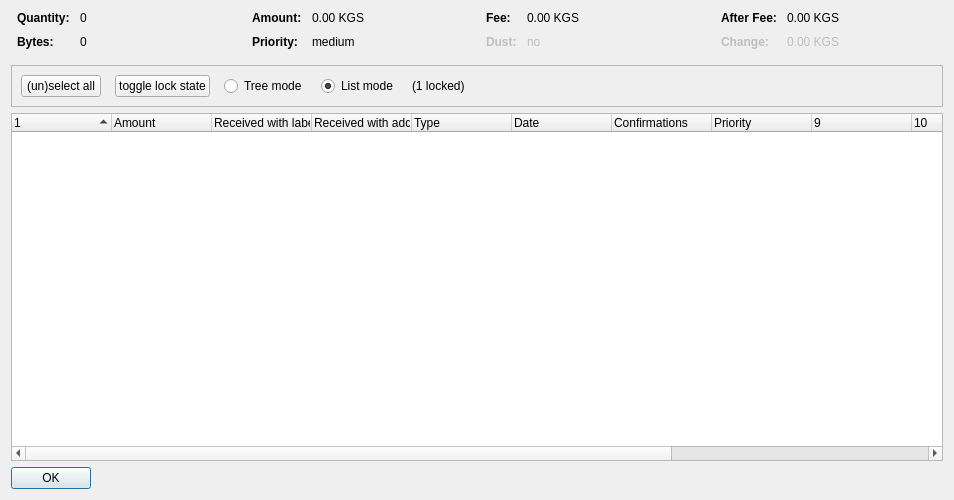
<?xml version="1.0" encoding="UTF-8"?>
<ui version="4.0">
 <class>CoinControlDialog</class>
 <widget class="QDialog" name="CoinControlDialog">
  <property name="geometry">
   <rect>
    <x>0</x>
    <y>0</y>
    <width>954</width>
    <height>500</height>
   </rect>
  </property>
  <property name="windowTitle">
   <string>Coin Selection</string>
  </property>
  <layout class="QVBoxLayout" name="verticalLayout">
   <item>
    <layout class="QHBoxLayout" name="horizontalLayoutTop" stretch="0,0,0,0">
     <property name="topMargin">
      <number>0</number>
     </property>
     <property name="bottomMargin">
      <number>10</number>
     </property>
     <item>
      <layout class="QFormLayout" name="formLayoutCoinControl1">
       <property name="horizontalSpacing">
        <number>10</number>
       </property>
       <property name="verticalSpacing">
        <number>10</number>
       </property>
       <property name="leftMargin">
        <number>6</number>
       </property>
       <property name="rightMargin">
        <number>6</number>
       </property>
       <item row="0" column="0">
        <widget class="QLabel" name="labelCoinControlQuantityText">
         <property name="font">
          <font>
           <weight>75</weight>
           <bold>true</bold>
          </font>
         </property>
         <property name="text">
          <string>Quantity:</string>
         </property>
        </widget>
       </item>
       <item row="0" column="1">
        <widget class="QLabel" name="labelCoinControlQuantity">
         <property name="cursor">
          <cursorShape>IBeamCursor</cursorShape>
         </property>
         <property name="contextMenuPolicy">
          <enum>Qt::ActionsContextMenu</enum>
         </property>
         <property name="text">
          <string notr="true">0</string>
         </property>
         <property name="textInteractionFlags">
          <set>Qt::LinksAccessibleByMouse|Qt::TextSelectableByKeyboard|Qt::TextSelectableByMouse</set>
         </property>
        </widget>
       </item>
       <item row="1" column="0">
        <widget class="QLabel" name="labelCoinControlBytesText">
         <property name="font">
          <font>
           <weight>75</weight>
           <bold>true</bold>
          </font>
         </property>
         <property name="text">
          <string>Bytes:</string>
         </property>
        </widget>
       </item>
       <item row="1" column="1">
        <widget class="QLabel" name="labelCoinControlBytes">
         <property name="cursor">
          <cursorShape>IBeamCursor</cursorShape>
         </property>
         <property name="contextMenuPolicy">
          <enum>Qt::ActionsContextMenu</enum>
         </property>
         <property name="text">
          <string notr="true">0</string>
         </property>
         <property name="textInteractionFlags">
          <set>Qt::LinksAccessibleByMouse|Qt::TextSelectableByKeyboard|Qt::TextSelectableByMouse</set>
         </property>
        </widget>
       </item>
      </layout>
     </item>
     <item>
      <layout class="QFormLayout" name="formLayoutCoinControl2">
       <property name="horizontalSpacing">
        <number>10</number>
       </property>
       <property name="verticalSpacing">
        <number>10</number>
       </property>
       <property name="leftMargin">
        <number>6</number>
       </property>
       <property name="rightMargin">
        <number>6</number>
       </property>
       <item row="0" column="0">
        <widget class="QLabel" name="labelCoinControlAmountText">
         <property name="font">
          <font>
           <weight>75</weight>
           <bold>true</bold>
          </font>
         </property>
         <property name="text">
          <string>Amount:</string>
         </property>
        </widget>
       </item>
       <item row="0" column="1">
        <widget class="QLabel" name="labelCoinControlAmount">
         <property name="cursor">
          <cursorShape>IBeamCursor</cursorShape>
         </property>
         <property name="contextMenuPolicy">
          <enum>Qt::ActionsContextMenu</enum>
         </property>
         <property name="text">
          <string notr="true">0.00 KGS</string>
         </property>
         <property name="textInteractionFlags">
          <set>Qt::LinksAccessibleByMouse|Qt::TextSelectableByKeyboard|Qt::TextSelectableByMouse</set>
         </property>
        </widget>
       </item>
       <item row="1" column="0">
        <widget class="QLabel" name="labelCoinControlPriorityText">
         <property name="font">
          <font>
           <weight>75</weight>
           <bold>true</bold>
          </font>
         </property>
         <property name="text">
          <string>Priority:</string>
         </property>
        </widget>
       </item>
       <item row="1" column="1">
        <widget class="QLabel" name="labelCoinControlPriority">
         <property name="cursor">
          <cursorShape>IBeamCursor</cursorShape>
         </property>
         <property name="contextMenuPolicy">
          <enum>Qt::ActionsContextMenu</enum>
         </property>
         <property name="text">
          <string>medium</string>
         </property>
         <property name="textInteractionFlags">
          <set>Qt::LinksAccessibleByMouse|Qt::TextSelectableByKeyboard|Qt::TextSelectableByMouse</set>
         </property>
        </widget>
       </item>
      </layout>
     </item>
     <item>
      <layout class="QFormLayout" name="formLayoutCoinControl3">
       <property name="horizontalSpacing">
        <number>10</number>
       </property>
       <property name="verticalSpacing">
        <number>10</number>
       </property>
       <property name="leftMargin">
        <number>6</number>
       </property>
       <property name="rightMargin">
        <number>6</number>
       </property>
       <item row="0" column="0">
        <widget class="QLabel" name="labelCoinControlFeeText">
         <property name="font">
          <font>
           <weight>75</weight>
           <bold>true</bold>
          </font>
         </property>
         <property name="text">
          <string>Fee:</string>
         </property>
        </widget>
       </item>
       <item row="0" column="1">
        <widget class="QLabel" name="labelCoinControlFee">
         <property name="cursor">
          <cursorShape>IBeamCursor</cursorShape>
         </property>
         <property name="contextMenuPolicy">
          <enum>Qt::ActionsContextMenu</enum>
         </property>
         <property name="text">
          <string notr="true">0.00 KGS</string>
         </property>
         <property name="textInteractionFlags">
          <set>Qt::LinksAccessibleByMouse|Qt::TextSelectableByKeyboard|Qt::TextSelectableByMouse</set>
         </property>
        </widget>
       </item>
       <item row="1" column="0">
        <widget class="QLabel" name="labelCoinControlLowOutputText">
         <property name="enabled">
          <bool>false</bool>
         </property>
         <property name="font">
          <font>
           <weight>75</weight>
           <bold>true</bold>
          </font>
         </property>
         <property name="text">
          <string>Dust:</string>
         </property>
        </widget>
       </item>
       <item row="1" column="1">
        <widget class="QLabel" name="labelCoinControlLowOutput">
         <property name="enabled">
          <bool>false</bool>
         </property>
         <property name="cursor">
          <cursorShape>IBeamCursor</cursorShape>
         </property>
         <property name="contextMenuPolicy">
          <enum>Qt::ActionsContextMenu</enum>
         </property>
         <property name="text">
          <string>no</string>
         </property>
         <property name="textInteractionFlags">
          <set>Qt::LinksAccessibleByMouse|Qt::TextSelectableByKeyboard|Qt::TextSelectableByMouse</set>
         </property>
        </widget>
       </item>
      </layout>
     </item>
     <item>
      <layout class="QFormLayout" name="formLayoutCoinControl4">
       <property name="horizontalSpacing">
        <number>10</number>
       </property>
       <property name="verticalSpacing">
        <number>10</number>
       </property>
       <property name="leftMargin">
        <number>6</number>
       </property>
       <property name="rightMargin">
        <number>6</number>
       </property>
       <item row="0" column="0">
        <widget class="QLabel" name="labelCoinControlAfterFeeText">
         <property name="font">
          <font>
           <weight>75</weight>
           <bold>true</bold>
          </font>
         </property>
         <property name="text">
          <string>After Fee:</string>
         </property>
        </widget>
       </item>
       <item row="0" column="1">
        <widget class="QLabel" name="labelCoinControlAfterFee">
         <property name="cursor">
          <cursorShape>IBeamCursor</cursorShape>
         </property>
         <property name="contextMenuPolicy">
          <enum>Qt::ActionsContextMenu</enum>
         </property>
         <property name="text">
          <string notr="true">0.00 KGS</string>
         </property>
         <property name="textInteractionFlags">
          <set>Qt::LinksAccessibleByMouse|Qt::TextSelectableByKeyboard|Qt::TextSelectableByMouse</set>
         </property>
        </widget>
       </item>
       <item row="1" column="0">
        <widget class="QLabel" name="labelCoinControlChangeText">
         <property name="enabled">
          <bool>false</bool>
         </property>
         <property name="font">
          <font>
           <weight>75</weight>
           <bold>true</bold>
          </font>
         </property>
         <property name="text">
          <string>Change:</string>
         </property>
        </widget>
       </item>
       <item row="1" column="1">
        <widget class="QLabel" name="labelCoinControlChange">
         <property name="enabled">
          <bool>false</bool>
         </property>
         <property name="cursor">
          <cursorShape>IBeamCursor</cursorShape>
         </property>
         <property name="contextMenuPolicy">
          <enum>Qt::ActionsContextMenu</enum>
         </property>
         <property name="text">
          <string notr="true">0.00 KGS</string>
         </property>
         <property name="textInteractionFlags">
          <set>Qt::LinksAccessibleByMouse|Qt::TextSelectableByKeyboard|Qt::TextSelectableByMouse</set>
         </property>
        </widget>
       </item>
      </layout>
     </item>
    </layout>
   </item>
   <item>
    <widget class="QFrame" name="frame">
     <property name="minimumSize">
      <size>
       <width>0</width>
       <height>40</height>
      </size>
     </property>
     <property name="frameShape">
      <enum>QFrame::StyledPanel</enum>
     </property>
     <property name="frameShadow">
      <enum>QFrame::Sunken</enum>
     </property>
     <layout class="QHBoxLayout" name="horizontalLayout">
      <item>
       <layout class="QHBoxLayout" name="horizontalLayoutPanel" stretch="0,0,0,0,0,0">
        <property name="spacing">
         <number>14</number>
        </property>
        <item>
         <widget class="QPushButton" name="pushButtonSelectAll">
          <property name="sizePolicy">
           <sizepolicy hsizetype="Maximum" vsizetype="Fixed">
            <horstretch>0</horstretch>
            <verstretch>0</verstretch>
           </sizepolicy>
          </property>
          <property name="text">
           <string>(un)select all</string>
          </property>
          <property name="autoDefault">
           <bool>false</bool>
          </property>
         </widget>
        </item>
        <item>
         <widget class="QPushButton" name="pushButtonToggleLock">
          <property name="sizePolicy">
           <sizepolicy hsizetype="Maximum" vsizetype="Fixed">
            <horstretch>0</horstretch>
            <verstretch>0</verstretch>
           </sizepolicy>
          </property>
          <property name="text">
           <string>toggle lock state</string>
          </property>
          <property name="autoDefault">
           <bool>false</bool>
          </property>
         </widget>
        </item>
        <item>
         <widget class="QRadioButton" name="radioTreeMode">
          <property name="sizePolicy">
           <sizepolicy hsizetype="Maximum" vsizetype="Fixed">
            <horstretch>0</horstretch>
            <verstretch>0</verstretch>
           </sizepolicy>
          </property>
          <property name="text">
           <string>Tree mode</string>
          </property>
         </widget>
        </item>
        <item>
         <widget class="QRadioButton" name="radioListMode">
          <property name="sizePolicy">
           <sizepolicy hsizetype="Maximum" vsizetype="Fixed">
            <horstretch>0</horstretch>
            <verstretch>0</verstretch>
           </sizepolicy>
          </property>
          <property name="text">
           <string>List mode</string>
          </property>
          <property name="checked">
           <bool>true</bool>
          </property>
         </widget>
        </item>
        <item>
         <widget class="QLabel" name="labelLocked">
          <property name="text">
           <string>(1 locked)</string>
          </property>
         </widget>
        </item>
        <item>
         <spacer name="horizontalSpacer">
          <property name="orientation">
           <enum>Qt::Horizontal</enum>
          </property>
          <property name="sizeHint" stdset="0">
           <size>
            <width>40</width>
            <height>20</height>
           </size>
          </property>
         </spacer>
        </item>
       </layout>
      </item>
     </layout>
    </widget>
   </item>
   <item>
    <widget class="CoinControlTreeWidget" name="treeWidget">
     <property name="contextMenuPolicy">
      <enum>Qt::CustomContextMenu</enum>
     </property>
     <property name="sortingEnabled">
      <bool>false</bool>
     </property>
     <property name="columnCount">
      <number>13</number>
     </property>
     <attribute name="headerShowSortIndicator" stdset="0">
      <bool>true</bool>
     </attribute>
     <attribute name="headerStretchLastSection">
      <bool>false</bool>
     </attribute>
     <column>
      <property name="text">
       <string/>
      </property>
     </column>
     <column>
      <property name="text">
       <string>Amount</string>
      </property>
     </column>
     <column>
      <property name="text">
       <string>Received with label</string>
      </property>
     </column>
     <column>
      <property name="text">
       <string>Received with address</string>
      </property>
     </column>
     <column>
      <property name="text">
       <string>Type</string>
      </property>
     </column>
     <column>
      <property name="text">
       <string>Date</string>
      </property>
     </column>
     <column>
      <property name="text">
       <string>Confirmations</string>
      </property>
      <property name="toolTip">
       <string>Confirmed</string>
      </property>
     </column>
     <column>
      <property name="text">
       <string>Priority</string>
      </property>
     </column>
     <column>
      <property name="text">
       <string/>
      </property>
     </column>
     <column>
      <property name="text">
       <string/>
      </property>
     </column>
     <column>
      <property name="text">
       <string/>
      </property>
     </column>
     <column>
      <property name="text">
       <string/>
      </property>
     </column>
     <column>
      <property name="text">
       <string/>
      </property>
     </column>
    </widget>
   </item>
   <item>
    <widget class="QDialogButtonBox" name="buttonBox">
     <property name="sizePolicy">
      <sizepolicy hsizetype="Maximum" vsizetype="Fixed">
       <horstretch>0</horstretch>
       <verstretch>0</verstretch>
      </sizepolicy>
     </property>
     <property name="orientation">
      <enum>Qt::Horizontal</enum>
     </property>
     <property name="standardButtons">
      <set>QDialogButtonBox::Ok</set>
     </property>
    </widget>
   </item>
  </layout>
 </widget>
 <customwidgets>
  <customwidget>
   <class>CoinControlTreeWidget</class>
   <extends>QTreeWidget</extends>
   <header>coincontroltreewidget.h</header>
  </customwidget>
 </customwidgets>
 <resources/>
 <connections/>
</ui>
